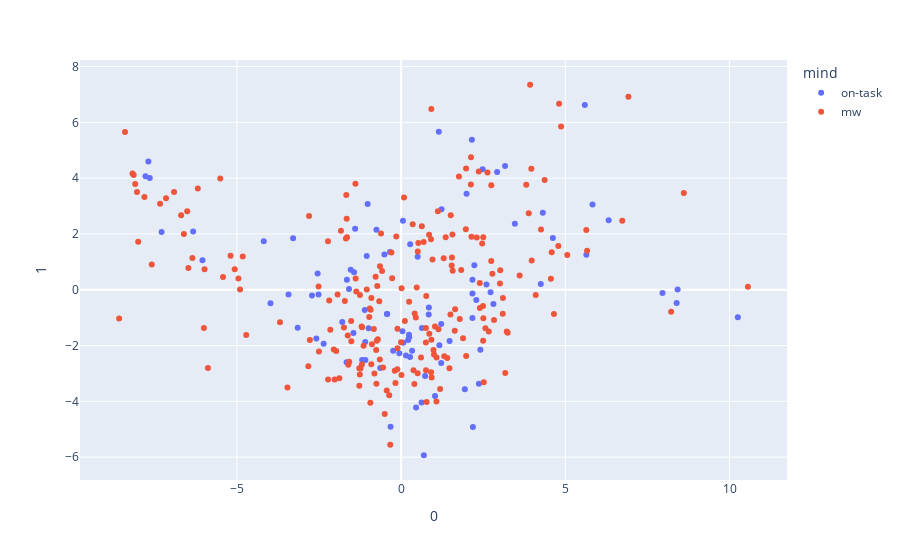

Source (notebook cell):
### Code cell
fig = px.scatter(X_pca, x=0, y=1, color="mind")
# fig = px.scatter_3d(X_pca, x=0, y=1,z=2, color="mind")
fig.show()

### Figure 1 — Plotly figure (JSON) as saved in the notebook; plotly's stock layout.template omitted (floating-point values rounded to 4 significant figures; data arrays with more than 128 entries replaced by an {"elided": "..."} marker saying what was removed)
{"data": [{"hovertemplate": "mind=on-task<br>0=%{x}<br>1=%{y}<extra></extra>", "legendgroup": "on-task", "marker": {"color": "#636efa", "symbol": "circle"}, "mode": "markers", "name": "on-task", "orientation": "v", "showlegend": true, "type": "scatter", "x": [0.6223, 0.2729, 0.05682, 0.6925, 0.4557, 0.2141, 0.6338, -1.048, -2.582, 6.321, 1.221, 0.8405, -3.15, 0.2397, 10.25, -1.107, 2.186, 0.73, -1.092, -0.7512, -1.086, -0.5088, 4.253, 2.368, -3.289, 8.39, -0.6359, -1.66, 1.992, 7.958, -1.793, -1.401, -0.4238, -2.514, -2.358, 4.621, 8.42, -3.428, -1.452, 0.2767, 5.641, -0.242, 3.165, 0.04186, -7.783, -0.3376, 0.5043, -7.653, 1.032, 1.164, 2.413, 1.149, 1.476, 0.1481, 5.594, -3.977, 2.811, 2.923, 4.315, 2.483, 5.827, -1.433, -6.331, -1.535, 2.155, -2.542, -1.587, -1.019, 1.23, -7.293, -4.182, 2.172, -7.696, -0.3206, -2.713, 2.229, 3.463, 2.172, 0.3354, -1.188, 0.8458, -0.05492, 0.2445, 2.598, -6.048, 1.94, 2.29, -0.9887, 2.724, -0.4317, 1.22, -1.651, 2.173, 0.0658], "xaxis": "x", "y": [-4.044, -2.406, 2.471, -5.931, -4.224, -1.805, -1.368, 1.211, -1.748, 2.494, -2.629, -0.8849, -1.364, -1.614, -0.9846, -0.7289, -4.915, -3.093, -1.872, 2.151, -2.516, 1.267, 0.2084, -3.365, 1.848, -0.475, -2.801, -2.598, 3.44, -0.1138, -1.156, 2.188, -0.8708, -0.1729, -1.935, 1.858, 0.0108, -0.1688, -1.553, 1.633, 1.255, -2.187, 4.43, -1.489, 4.065, 1.355, 1.182, 4.008, -3.812, -1.986, -2.147, 5.661, -1.836, -2.357, 6.623, -0.4881, -0.5068, 4.22, 2.762, 4.318, 3.054, 0.629, 2.089, 0.7197, 5.379, 0.5806, 0.0234, 3.072, 2.88, 2.07, 1.733, -0.1385, 4.593, -4.91, -0.2032, 0.879, 2.366, -1.011, -2.186, -2.516, -0.633, -2.28, -1.7, 0.1901, 1.055, -3.563, -0.3684, -1.378, -0.09155, -0.8668, -1.224, 0.3618, 0.3621, -1.896], "yaxis": "y"}, {"hovertemplate": "mind=mw<br>0=%{x}<br>1=%{y}<extra></extra>", "legendgroup": "mw", "marker": {"color": "#EF553B", "symbol": "circle"}, "mode": "markers", "name": "mw", "orientation": "v", "showlegend": true, "type": "scatter", "x": {"elided": "212 float values"}, "xaxis": "x", "y": {"elided": "212 float values"}, "yaxis": "y"}], "layout": {"autosize": true, "legend": {"title": {"text": "mind"}, "tracegroupgap": 0}, "margin": {"t": 60}, "xaxis": {"anchor": "y", "autorange": true, "domain": [0, 1], "range": [-9.726, 11.7], "title": {"text": "0"}, "type": "linear"}, "yaxis": {"anchor": "x", "autorange": true, "domain": [0, 1], "range": [-6.873, 8.288], "title": {"text": "1"}, "type": "linear"}}}
